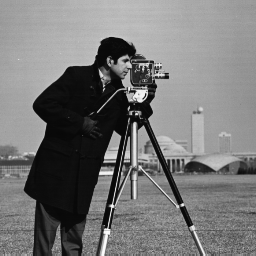
#> input picture TME4/images/cameraman.png, 256 x 256 px
$ jupyter execute --allow-errors TME4_Sujet.ipynb   (text cells are left out)
#> lines starting #> are read from the running program, lines starting #| are printed output that depends on the picture; pictures that were not available may be replaced by others from this repository, and a replacement may not be noted
[cell 1]
# Chargement des modules et des données utiles.

from PIL import Image
import matplotlib.pyplot as plt
import numpy as np
import math
import scipy.signal

image_cameraman = np.array(Image.open("images/cameraman.png"))
#> image_cameraman is the input picture: shape (256, 256); min 7, max 253, mean 118.7
image_cameraman_bruit_impuls = np.array(Image.open("images/cameraman_salt_peper_3pct.png")) # L'image du cameraman avec un bruit poivre et sel (3% des pixels)
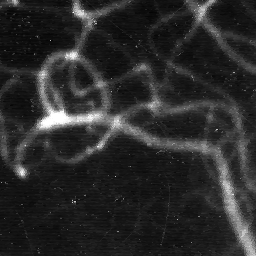
#> input picture TME1/angio_eti.pgm, 256 x 256 px, given in place of cameraman_salt_peper_3pct.png, which was not available
#> image_cameraman_bruit_impuls is the input picture: shape (256, 256); min 0, max 255, mean 42.7
image_cameraman_bruit_gauss = np.array(Image.open("images/cameraman_gauss_noise.png")) # L'image du cameraman avec un bruit gaussien centré (Variance 0.01)
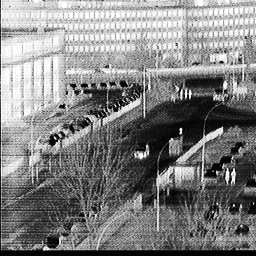
#> input picture TME1/carrefou_egal.pgm, 256 x 256 px, given in place of cameraman_gauss_noise.png, which was not available
#> image_cameraman_bruit_gauss is the input picture: shape (256, 256); min 0, max 255, mean 129.1
image_rectangle = np.array(Image.open("images/rectangle.png"))
image_bateau = np.array(Image.open("images/boat.png"))
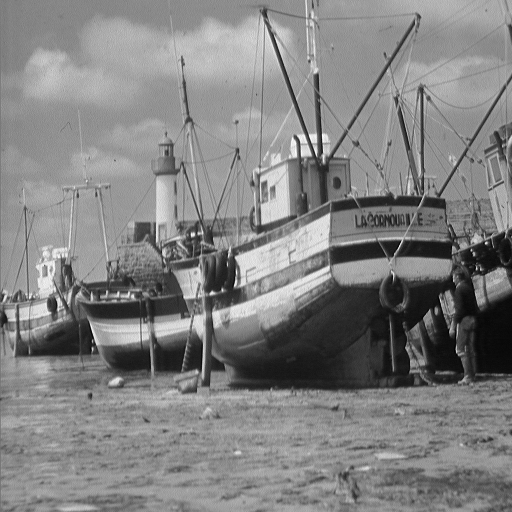
#> input picture TME4/images/boat.png, 512 x 512 px
#> image_bateau is the input picture: shape (512, 512); min 0, max 255, mean 129.7
#> (the rest of this cell did not finish here and is left out)
